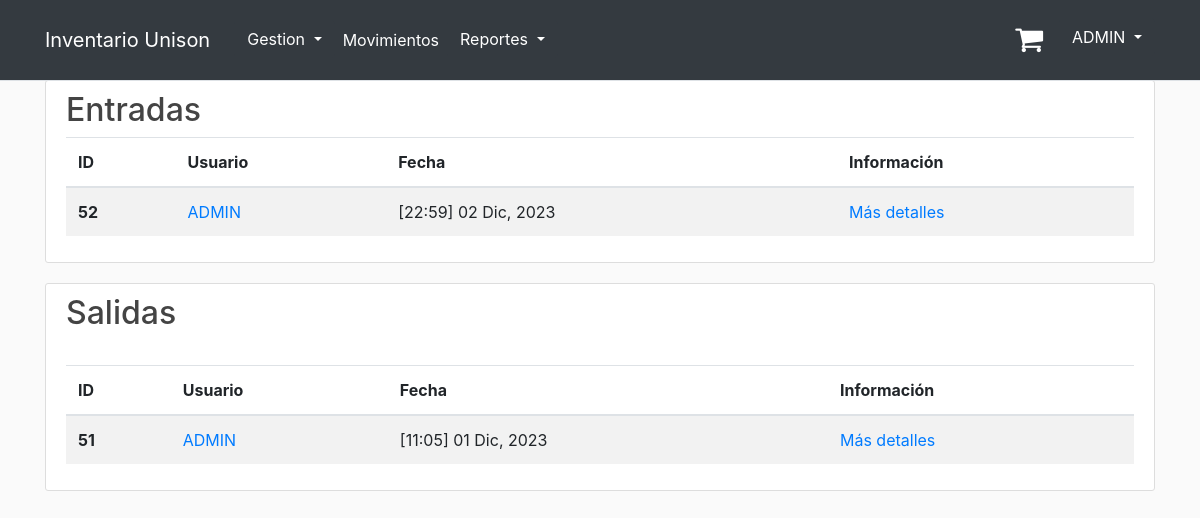
Before: /movements (signed in) with the older database file.
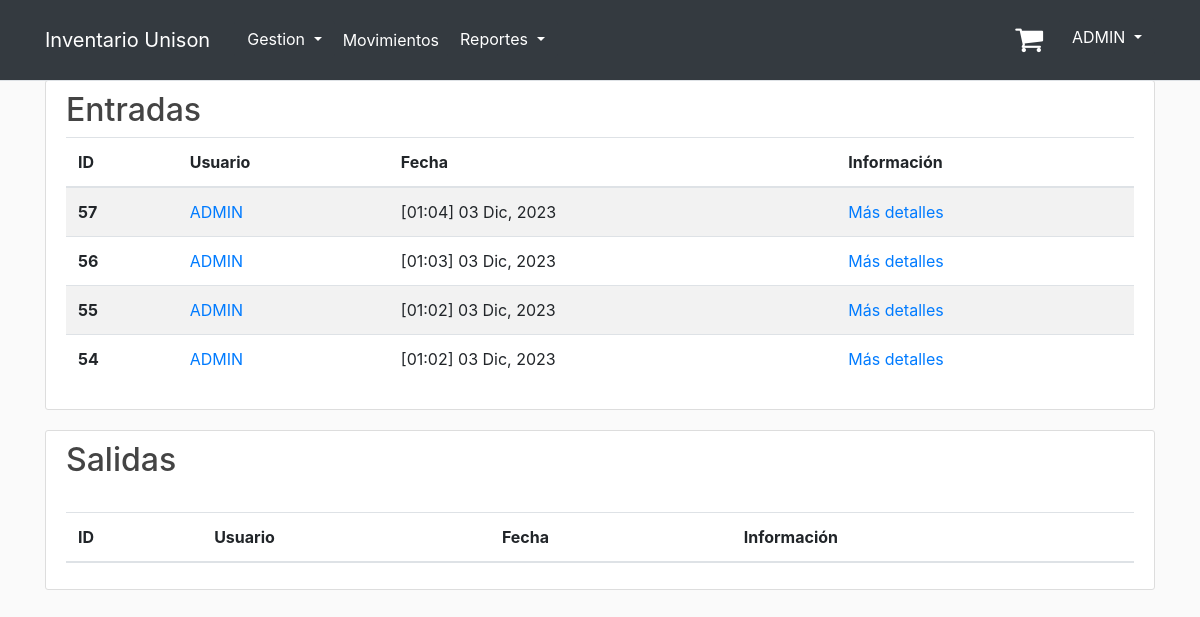
After: the same page with the newer database file.
### inventory/models.py (models this page shows, shortened)
class Report(models.Model):
    TYPE_MOVEMENT = [
        ('entrada', 'Entrada'),
        ('salida', 'Salida'),
    ]
    date = models.DateTimeField(default=timezone.now)
    movement = models.CharField(max_length=10, choices=TYPE_MOVEMENT)
    user = models.ForeignKey(User, on_delete=models.CASCADE)
    reason = models.TextField(blank=True, null=True)

### inventory/views.py (the view)
# urls.py: path('movements', views.movements, name='movements'),
@staff_member_required
def movements(request):
    movements_input = Report.objects.filter(movement='entrada').order_by('-date')
    movements_output = Report.objects.filter(movement='salida').order_by('-date')
    return render(request, 'inventory/movements.html',
                  {'title': 'Stock Movements', 'movements_input': movements_input,
                   'movements_output': movements_output})

### inventory/templates/inventory/movements.html (shortened to what this page needs)
{% extends "base.html" %}
{% load crispy_forms_filters %}
{% load crispy_forms_tags %}
{% block content %}
    <div class="content-section">
        <h2 class="report-header">Entradas</h2>
        <table class="table table-striped">
            <thead>
            <tr>
                <th scope="col">ID</th>
                <th scope="col">Usuario</th>
                <th scope="col">Fecha</th>
                <th scope="col">Información</th>
            </tr>
            </thead>
            <tbody>
            {% for movement_input in movements_input %}
                <tr>
                    <th scope="row">
                        {{ movement_input.id }}
                    </th>
                    <td>
                        <a href="{% url 'display_profile' movement_input.user.id %}">{{ movement_input.user.first_name }}</a>
                    </td>
                    <td> {{ movement_input.date|date:"[H:i] d M, Y" }}</td>
                    <td>
                        <a href="{% url 'movement_info' movement_input.id %}"> Más detalles</a>
                    </td>
                </tr>
            {% endfor %}
            </tbody>
        </table>
    </div>
    <div class="content-section">
        <h2 class="report-header">Salidas</h2>
        <table class="table table-striped">
            <thead>
            <tr>
                <th scope="col">ID</th>
                <th scope="col">Usuario</th>
                <th scope="col">Fecha</th>
                <th scope="col">Información</th>
            </tr>
            </thead>
            <tbody>
            <br>
            {% for movement in movements_output %}
                <tr>
                    <th scope="row">
                        {{ movement.id }}
                    </th>
                    <td>
                        <a href="{% url 'display_profile' movement.user.id %}">{{ movement.user.first_name }}</a>
                    </td>
                    <td> {{ movement.date|date:"[H:i] d M, Y" }}</td>
                    <td>
                        <a href="{% url 'movement_info' movement.id %}"> Más detalles</a>
                    </td>
                </tr>
            {% endfor %}
            </tbody>
        </table>
    </div>
{% endblock content %}

Changed rows visible on the page:
removed Report: id "52", user.first_name "ADMIN", date "[22:59] 02 Dic, 2023", shown under "Entradas"
removed Report: id "51", user.first_name "ADMIN", date "[11:05] 01 Dic, 2023", shown under "Salidas"
added Report: id "57", user.first_name "ADMIN", date "[01:04] 03 Dic, 2023", shown under "Entradas"
added Report: id "56", user.first_name "ADMIN", date "[01:03] 03 Dic, 2023", shown under "Entradas"
added Report: id "55", user.first_name "ADMIN", date "[01:02] 03 Dic, 2023", shown under "Entradas"
added Report: id "54", user.first_name "ADMIN", date "[01:02] 03 Dic, 2023", shown under "Entradas"
